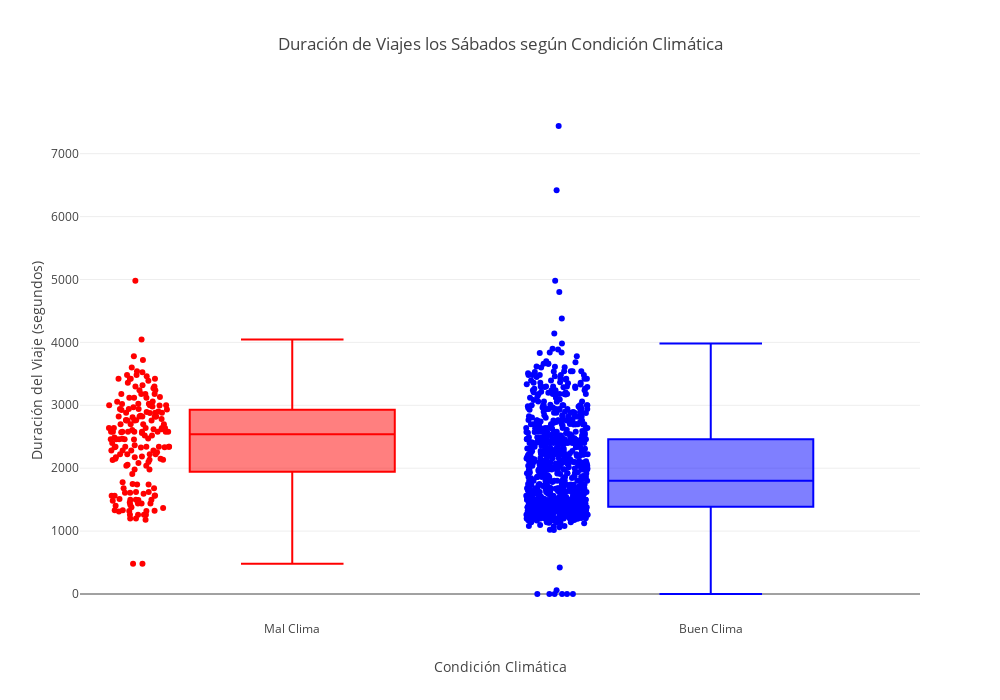

This figure's notebook cell:
### Markdown cell above
### 3: Gráfico de comparación de duración de viajes los sábados, buen clima (sin llover) vs mal clima (si llueve)

### Code cell
import plotly.express as px
import pandas as pd

# Crear un DataFrame combinado para graficar
df_boxplot = pd.DataFrame({
    'Duración del Viaje (segundos)': pd.concat([lluvioso, no_llu], ignore_index=True),
    'Condición Climática': ['Mal Clima'] * len(lluvioso) + ['Buen Clima'] * len(no_llu)
})

# Boxplot interactivo
fig = px.box(
    df_boxplot,
    x='Condición Climática',
    y='Duración del Viaje (segundos)',
    color='Condición Climática',
    title='Duración de Viajes los Sábados según Condición Climática',
    points='all',  # Muestra todos los puntos individuales
    width=1000,
    height=700,
    color_discrete_map={'Buen Clima': 'blue', 'Mal Clima': 'red'}
)

fig.update_layout(showlegend=False)
fig.show()

### Figure 1 — Plotly figure (JSON) as saved in the notebook; plotly's stock layout.template omitted (floating-point values rounded to 4 significant figures; data arrays with more than 128 entries replaced by an {"elided": "..."} marker saying what was removed)
{"data": [{"alignmentgroup": "True", "boxpoints": "all", "hovertemplate": "Condición Climática=%{x}<br>Duración del Viaje (segundos)=%{y}<extra></extra>", "legendgroup": "Mal Clima", "marker": {"color": "red"}, "name": "Mal Clima", "notched": false, "offsetgroup": "Mal Clima", "orientation": "v", "showlegend": true, "type": "box", "x": {"elided": "180 str values"}, "x0": " ", "xaxis": "x", "y": {"elided": "180 float values"}, "y0": " ", "yaxis": "y"}, {"alignmentgroup": "True", "boxpoints": "all", "hovertemplate": "Condición Climática=%{x}<br>Duración del Viaje (segundos)=%{y}<extra></extra>", "legendgroup": "Buen Clima", "marker": {"color": "blue"}, "name": "Buen Clima", "notched": false, "offsetgroup": "Buen Clima", "orientation": "v", "showlegend": true, "type": "box", "x": {"elided": "888 str values"}, "x0": " ", "xaxis": "x", "y": {"elided": "888 float values"}, "y0": " ", "yaxis": "y"}], "layout": {"boxmode": "overlay", "height": 700, "legend": {"title": {"text": "Condición Climática"}, "tracegroupgap": 0}, "showlegend": false, "title": {"text": "Duración de Viajes los Sábados según Condición Climática"}, "width": 1000, "xaxis": {"anchor": "y", "categoryarray": ["Mal Clima", "Buen Clima"], "categoryorder": "array", "domain": [0, 1], "title": {"text": "Condición Climática"}}, "yaxis": {"anchor": "x", "domain": [0, 1], "title": {"text": "Duración del Viaje (segundos)"}}}}
